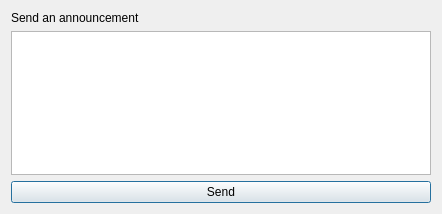
<?xml version="1.0" encoding="UTF-8"?>
<ui version="4.0">
 <class>Dialog</class>
 <widget class="QDialog" name="Dialog">
  <property name="geometry">
   <rect>
    <x>0</x>
    <y>0</y>
    <width>442</width>
    <height>214</height>
   </rect>
  </property>
  <property name="windowTitle">
   <string>Announcement</string>
  </property>
  <layout class="QGridLayout" name="gridLayout">
   <item row="0" column="0">
    <widget class="QLabel" name="label">
     <property name="text">
      <string>Send an announcement</string>
     </property>
    </widget>
   </item>
   <item row="1" column="0" colspan="2">
    <widget class="QPlainTextEdit" name="plainTextEdit">
     <property name="plainText">
      <string/>
     </property>
    </widget>
   </item>
   <item row="2" column="0" colspan="2">
    <widget class="QPushButton" name="pushButton">
     <property name="text">
      <string>Send</string>
     </property>
    </widget>
   </item>
  </layout>
 </widget>
 <resources/>
 <connections/>
</ui>
